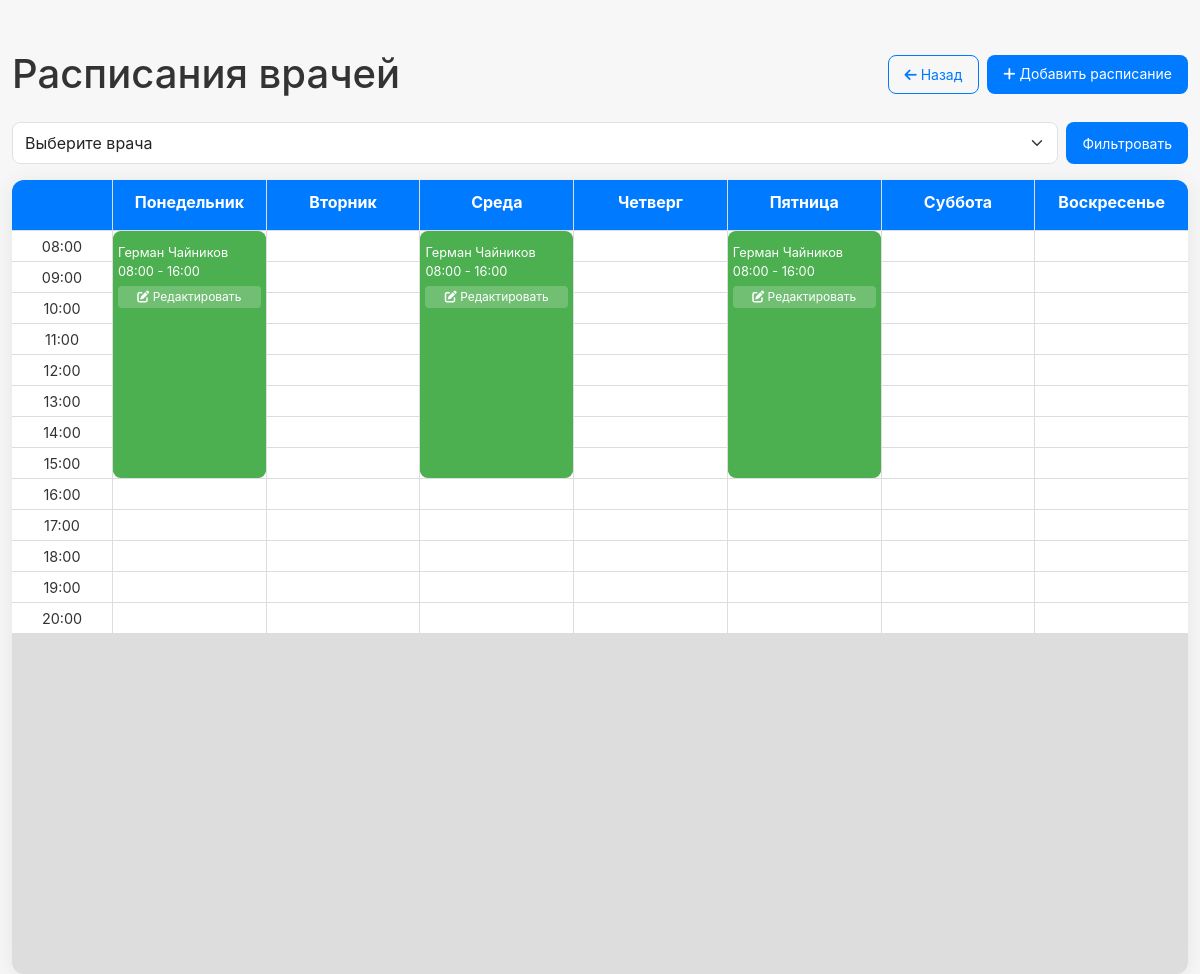
The page /view_schedule?doctor_id=1 (signed in) on the database its author committed.
### app/models.py (models this page shows)
class Schedule(db.Model):
    __tablename__ = 'schedules'
    schedule_id = db.Column(db.Integer, primary_key=True)
    doctor_id = db.Column(db.Integer, db.ForeignKey('doctors.doctor_id'), nullable=False)
    day_of_week = db.Column(db.Integer)  # 1-7 (понедельник-воскресенье)
    start_time = db.Column(db.Time)
    end_time = db.Column(db.Time)
    doctor = db.relationship('Doctor', backref='schedules')

class Doctor(db.Model):
    __tablename__ = 'doctors'
    doctor_id = db.Column(db.Integer, primary_key=True)
    user_id = db.Column(db.Integer, db.ForeignKey('users.user_id'), nullable=False)
    first_name = db.Column(db.String(50), nullable=False)
    middle_name = db.Column(db.String(50))
    last_name = db.Column(db.String(50), nullable=False)
    birth_date = db.Column(db.Date, nullable=False)
    specialization = db.Column(db.String(50))
    phone_number = db.Column(db.String(11))
    department_id = db.Column(db.Integer, db.ForeignKey('departments.department_id'))
    user = db.relationship('User', back_populates='doctor')
    department = db.relationship(
        'Department',
        foreign_keys=[department_id],  # Явное указание ключа
        backref=db.backref('doctors', lazy=True)
    )

### app/schedules.py (the view)
    @app.route('/view_schedule')
    def view_schedule():
        doctor_id = request.args.get('doctor_id')
        if doctor_id:
            schedules = Schedule.query.filter_by(doctor_id=doctor_id).all()
        else:
            schedules = Schedule.query.all()
        doctors = Doctor.query.all()
        return render_template('view_schedule.html', schedules=schedules, doctors=doctors, selected_doctor_id=doctor_id)

### app/templates/view_schedule.html (shortened to what this page needs)
<!DOCTYPE html>
<html lang="ru">
<head>
    <link rel="stylesheet" href="https://cdnjs.cloudflare.com/ajax/libs/bootstrap/5.3.0-alpha1/css/bootstrap.min.css">
    <link rel="stylesheet" href="https://cdnjs.cloudflare.com/ajax/libs/font-awesome/6.0.0-beta3/css/all.min.css">
</head>
<body>
<div class="container">
    <div class="d-flex justify-content-between align-items-center mb-4">
        <h1 class="mb-0">Расписания врачей</h1>
        <div class="d-flex gap-2">
            <a href="{{ url_for('dashboard') }}" class="btn btn-outline-primary">
                <i class="fas fa-arrow-left"></i> Назад
            </a>
            <a href="{{ url_for('add_schedule') }}" class="btn btn-primary">
                <i class="fas fa-plus"></i> Добавить расписание
            </a>
        </div>
    </div>
    <div class="mb-3">
        <form method="GET" action="{{ url_for('view_schedule') }}" class="d-flex">
            <select name="doctor_id" class="form-select me-2">
                <option value="" disabled selected>Выберите врача</option>
            </select>
            <button type="submit" class="btn btn-primary">Фильтровать</button>
        </form>
    </div>
    <div class="calendar">
        <div class="calendar-header"></div>
        <div class="calendar-header">Понедельник</div>
        <div class="calendar-header">Вторник</div>
        <div class="calendar-header">Среда</div>
        <div class="calendar-header">Четверг</div>
        <div class="calendar-header">Пятница</div>
        <div class="calendar-header">Суббота</div>
        <div class="calendar-header">Воскресенье</div>
        {% for hour in range(8, 21) %}
            <div class="time-slot">{{ "%02d:00" % hour }}</div>
            {% for day in [1, 2, 3, 4, 5, 6, 7] %}
                <div class="day">
                    {% for schedule in schedules %}
                        {% if schedule.day_of_week == day %}
                            {% set start_hour = schedule.start_time.hour %}
                            {% set start_minute = schedule.start_time.minute %}
                            {% set end_hour = schedule.end_time.hour %}
                            {% set end_minute = schedule.end_time.minute %}
                            {% set start_time = start_hour * 60 + start_minute %}
                            {% set end_time = end_hour * 60 + end_minute %}
                            {% set current_time = hour * 60 %}
                            {% if start_time <= current_time and end_time > current_time %}
                                <div class="event" style="top: {{ (start_time - hour * 60) * 0.5 }}px; height: {{ (end_time - start_time) * 0.5 }}px;">
                                    {{ schedule.doctor.first_name }} {{ schedule.doctor.last_name }}<br>
                                    {{ schedule.start_time.strftime('%H:%M') }} - {{ schedule.end_time.strftime('%H:%M') }}
                                    <a href="{{ url_for('edit_schedule', schedule_id=schedule.schedule_id) }}" class="edit-btn">
                                        <i class="fas fa-edit"></i> Редактировать
                                    </a>
                                </div>
                            {% endif %}
                        {% endif %}
                    {% endfor %}
                </div>
            {% endfor %}
        {% endfor %}
    </div>
</div>
</body>
</html>

### app/templates/view_schedule.html (style rules this page uses)
body { background-color: #f7f7f7; font-family: -apple-system, BlinkMacSystemFont, "San Francisco", "Helvetica Neue", sans-serif; color: #333; }
.container { margin-top: 50px; max-width: 1400px; }
.calendar { display: grid; grid-template-columns: 100px repeat(7, 1fr); grid-template-rows: 50px repeat(24, 30px); gap: 1px; background-color: #ddd; border-radius: 12px; overflow: hidden; box-shadow: 0 4px 24px rgba(0, 0, 0, 0.08); }
.calendar-header { background-color: #007aff; color: white; text-align: center; padding: 10px; font-weight: bold; }
.time-slot { background-color: #fff; text-align: center; padding: 5px; font-size: 0.9rem; }
.day { background-color: #fff; position: relative; }
.event { background-color: #4CAF50; color: white; padding: 5px; border-radius: 8px; font-size: 0.8rem; position: absolute; width: 100%; z-index: 1; box-sizing: border-box; }
.btn { border-radius: 8px; padding: 8px 16px; font-size: 0.875rem; }
.btn-primary { background-color: #007aff; border: none; }
.btn-outline-primary { border-color: #007aff; color: #007aff; }
.form-select { border-radius: 8px; padding: 8px 12px; }
.edit-btn { margin-top: 5px; display: block; text-align: center; background-color: rgba(255, 255, 255, 0.2); border-radius: 4px; padding: 2px 5px; font-size: 0.75rem; color: white; text-decoration: none; }

### rows shown on the page
Schedule: {{ (end_time - start_time) * 0.5 }} 240.0 (drawn), doctor.first_name "Герман", doctor.last_name "Чайников", start_time "08:00", end_time "16:00"
Schedule: {{ (end_time - start_time) * 0.5 }} 240.0 (drawn), doctor.first_name "Герман", doctor.last_name "Чайников", start_time "08:00", end_time "16:00"
Schedule: {{ (end_time - start_time) * 0.5 }} 240.0 (drawn), doctor.first_name "Герман", doctor.last_name "Чайников", start_time "08:00", end_time "16:00"

### other values the page prints
{{ "%02d:00" % hour }} "08:00" "09:00" "10:00" "11:00" "12:00" "13:00" "14:00" "15:00" "16:00" "17:00" "18:00" "19:00" "20:00"
